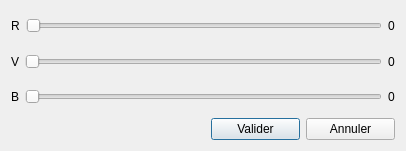
<?xml version="1.0" encoding="UTF-8"?>
<ui version="4.0">
 <class>colorparameter</class>
 <widget class="QDialog" name="colorparameter">
  <property name="geometry">
   <rect>
    <x>0</x>
    <y>0</y>
    <width>406</width>
    <height>151</height>
   </rect>
  </property>
  <property name="windowTitle">
   <string>Dialog</string>
  </property>
  <layout class="QGridLayout" name="gridLayout_2">
   <item row="0" column="0">
    <layout class="QGridLayout" name="gridLayout">
     <item row="0" column="0">
      <layout class="QVBoxLayout" name="verticalLayout">
       <item>
        <layout class="QHBoxLayout" name="horizontalLayout_4">
         <item>
          <widget class="QLabel" name="redLabel">
           <property name="text">
            <string>R</string>
           </property>
          </widget>
         </item>
         <item>
          <widget class="QSlider" name="redSlider">
           <property name="maximum">
            <number>100</number>
           </property>
           <property name="orientation">
            <enum>Qt::Horizontal</enum>
           </property>
          </widget>
         </item>
         <item>
          <widget class="QLabel" name="redValueLabel">
           <property name="text">
            <string>0</string>
           </property>
           <property name="textFormat">
            <enum>Qt::AutoText</enum>
           </property>
          </widget>
         </item>
        </layout>
       </item>
       <item>
        <layout class="QHBoxLayout" name="horizontalLayout_2">
         <item>
          <widget class="QLabel" name="greenLabel">
           <property name="text">
            <string>V</string>
           </property>
          </widget>
         </item>
         <item>
          <widget class="QSlider" name="greenSlider">
           <property name="maximum">
            <number>100</number>
           </property>
           <property name="orientation">
            <enum>Qt::Horizontal</enum>
           </property>
          </widget>
         </item>
         <item>
          <widget class="QLabel" name="greenValueLabel">
           <property name="text">
            <string>0</string>
           </property>
          </widget>
         </item>
        </layout>
       </item>
       <item>
        <layout class="QHBoxLayout" name="horizontalLayout">
         <item>
          <widget class="QLabel" name="blueLabel">
           <property name="text">
            <string>B</string>
           </property>
          </widget>
         </item>
         <item>
          <widget class="QSlider" name="blueSlider">
           <property name="maximum">
            <number>100</number>
           </property>
           <property name="orientation">
            <enum>Qt::Horizontal</enum>
           </property>
          </widget>
         </item>
         <item>
          <widget class="QLabel" name="blueValueLabel">
           <property name="text">
            <string>0</string>
           </property>
          </widget>
         </item>
        </layout>
       </item>
      </layout>
     </item>
     <item row="1" column="0">
      <layout class="QHBoxLayout" name="horizontalLayout_5">
       <item>
        <spacer name="horizontalSpacer">
         <property name="orientation">
          <enum>Qt::Horizontal</enum>
         </property>
         <property name="sizeType">
          <enum>QSizePolicy::Fixed</enum>
         </property>
         <property name="sizeHint" stdset="0">
          <size>
           <width>200</width>
           <height>20</height>
          </size>
         </property>
        </spacer>
       </item>
       <item>
        <widget class="QPushButton" name="accept_Button">
         <property name="text">
          <string>Valider</string>
         </property>
        </widget>
       </item>
       <item>
        <widget class="QPushButton" name="refuse_Button">
         <property name="text">
          <string>Annuler</string>
         </property>
        </widget>
       </item>
      </layout>
     </item>
    </layout>
   </item>
  </layout>
 </widget>
 <resources/>
 <connections>
  <connection>
   <sender>redSlider</sender>
   <signal>valueChanged(int)</signal>
   <receiver>redValueLabel</receiver>
   <slot>setNum(int)</slot>
   <hints>
    <hint type="sourcelabel">
     <x>31</x>
     <y>18</y>
    </hint>
    <hint type="destinationlabel">
     <x>393</x>
     <y>26</y>
    </hint>
   </hints>
  </connection>
  <connection>
   <sender>greenSlider</sender>
   <signal>valueChanged(int)</signal>
   <receiver>greenValueLabel</receiver>
   <slot>setNum(int)</slot>
   <hints>
    <hint type="sourcelabel">
     <x>52</x>
     <y>49</y>
    </hint>
    <hint type="destinationlabel">
     <x>393</x>
     <y>49</y>
    </hint>
   </hints>
  </connection>
  <connection>
   <sender>blueSlider</sender>
   <signal>valueChanged(int)</signal>
   <receiver>blueValueLabel</receiver>
   <slot>setNum(int)</slot>
   <hints>
    <hint type="sourcelabel">
     <x>53</x>
     <y>72</y>
    </hint>
    <hint type="destinationlabel">
     <x>393</x>
     <y>72</y>
    </hint>
   </hints>
  </connection>
  <connection>
   <sender>refuse_Button</sender>
   <signal>clicked()</signal>
   <receiver>colorparameter</receiver>
   <slot>reject()</slot>
   <hints>
    <hint type="sourcelabel">
     <x>366</x>
     <y>106</y>
    </hint>
    <hint type="destinationlabel">
     <x>147</x>
     <y>118</y>
    </hint>
   </hints>
  </connection>
 </connections>
</ui>
